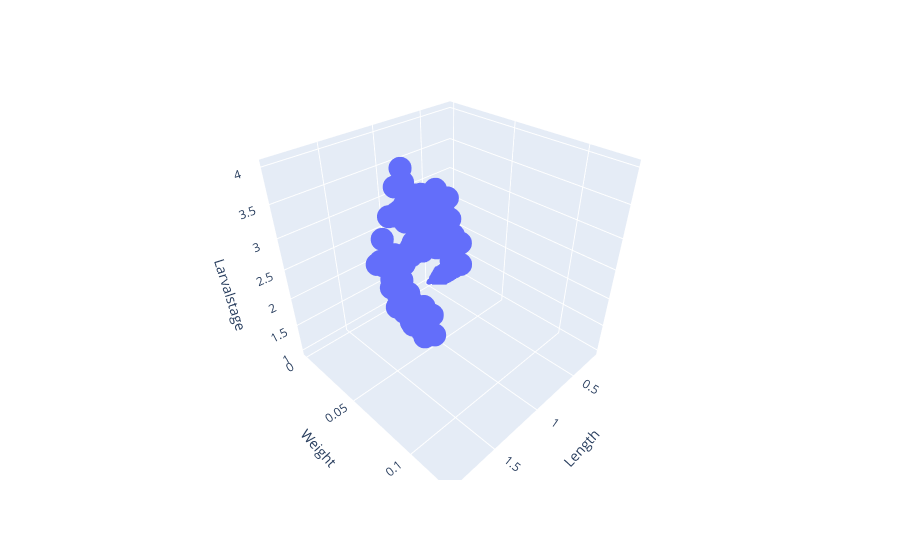

The notebook cell this image was saved under:
### Code cell
px.scatter_3d(df2, x='Length', y='Weight', z='Larvalstage')

### Figure 1 — Plotly figure (JSON) as saved in the notebook; plotly's stock layout.template omitted (floating-point values rounded to 4 significant figures; data arrays with more than 128 entries replaced by an {"elided": "..."} marker saying what was removed)
{"data": [{"hovertemplate": "Length=%{x}<br>Weight=%{y}<br>Larvalstage=%{z}<extra></extra>", "legendgroup": "", "marker": {"color": "#636efa", "symbol": "circle"}, "mode": "markers", "name": "", "scene": "scene", "showlegend": false, "type": "scatter3d", "x": {"elided": "180 float values"}, "y": {"elided": "180 float values"}, "z": {"elided": "180 int values"}}], "layout": {"legend": {"tracegroupgap": 0}, "margin": {"t": 60}, "scene": {"domain": {"x": [0, 1], "y": [0, 1]}, "xaxis": {"title": {"text": "Length"}}, "yaxis": {"title": {"text": "Weight"}}, "zaxis": {"title": {"text": "Larvalstage"}}}}}
